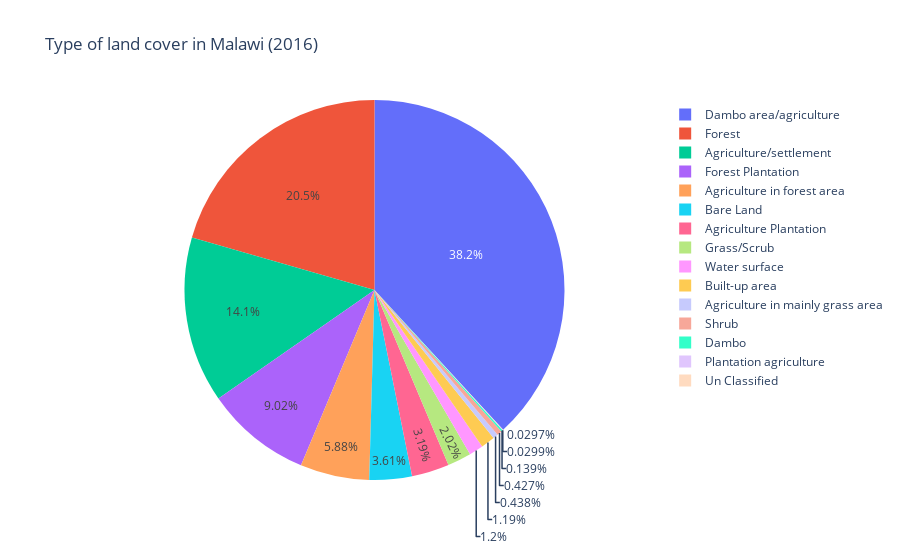

Notebook source saved alongside this figure:
### Code cell
# plot histogram of type of landcover
fig = px.pie(df, values = "OBJECTID", names="NAME", title = "Type of land cover in Malawi (2016)")
fig.show()

### Figure 1 — Plotly figure (JSON) as saved in the notebook; plotly's stock layout.template omitted (floating-point values rounded to 4 significant figures; data arrays with more than 128 entries replaced by an {"elided": "..."} marker saying what was removed)
{"data": [{"domain": {"x": [0, 1], "y": [0, 1]}, "hovertemplate": "NAME=%{label}<br>OBJECTID=%{value}<extra></extra>", "labels": {"elided": "1785 str values"}, "legendgroup": "", "name": "", "showlegend": true, "type": "pie", "values": {"elided": "1785 int values"}}], "layout": {"legend": {"tracegroupgap": 0}, "title": {"text": "Type of land cover in Malawi (2016)"}}}
